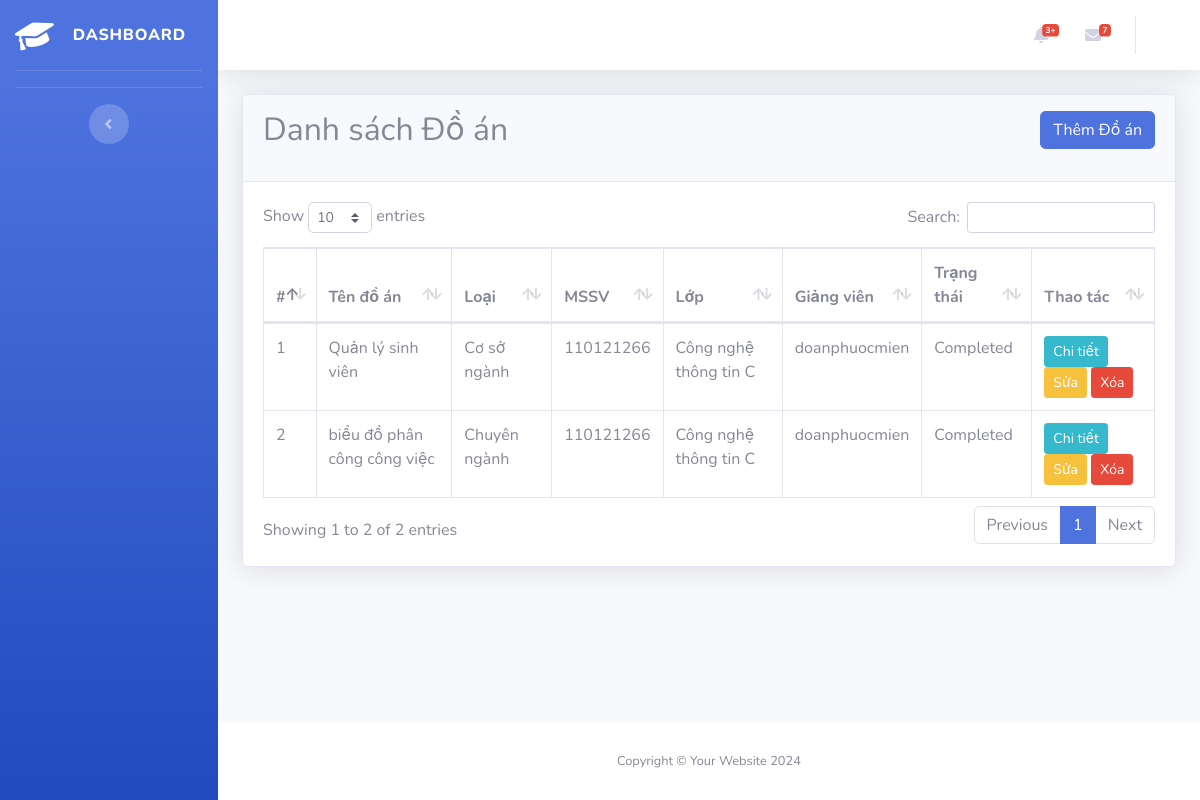
The page /index.php/projects on the database its author committed.
### tables this page shows
CREATE TABLE `projects` (
  `id` int(11) NOT NULL,
  `projectname` varchar(100) NOT NULL,
  `projecttype` varchar(50) NOT NULL,
  `mssv` varchar(20) DEFAULT NULL,
  `totalscore` decimal(5,2) DEFAULT NULL,
  `rating` enum('Excellent','Good','Fair','Poor') DEFAULT NULL,
  `teacherid` int(11) DEFAULT NULL,
  `status` enum('completed','notcompleted') NOT NULL DEFAULT 'notcompleted',
  `timestamp` timestamp NOT NULL DEFAULT current_timestamp()
);

CREATE TABLE `classrooms` (
  `id` int(11) NOT NULL,
  `classname` varchar(50) NOT NULL,
  `classid` varchar(20) NOT NULL,
  `courseyear` year(4) NOT NULL
);

CREATE TABLE `teachers` (
  `id` int(11) NOT NULL,
  `accountid` int(11) DEFAULT NULL,
  `fullname` varchar(100) NOT NULL,
  `qualification` enum('Master','PhD') NOT NULL,
  `teacher_code` varchar(20) NOT NULL,
  `timestamp` timestamp NOT NULL DEFAULT current_timestamp()
);

### application/controllers/Projects.php (called while the page is built, shortened)
<?php
class Projects extends MY_Controller
{
	public function __construct()
	{
		$this->load->model('Project_model');
		$this->load->model('Teacher_model');
		$this->load->model('Classroom_model');
		$this->load->model('Info_model');
		$this->load->library('form_validation');
	}
	public function index()
	{
		$data['title'] = 'Danh sách đồ án';
		$data['view'] = 'projects/index';
		$data['projects'] = $this->Project_model->get_all();
		$this->load->view('layouts/main', $data);
	}
}

### index.php (called while the page is built, shortened)
<?php
require_once BASEPATH.'core/CodeIgniter.php';

### application/models/Project_model.php (called while the page is built, shortened)
<?php
class Project_model extends CI_Model
{
	public function get_all()
	{
		$this->db->select('projects.*, teachers.fullname as teacher_name, infos.fullname as student_name, classrooms.classname');
		$this->db->from('projects');
		$this->db->join('teachers', 'teachers.id = projects.teacherid', 'left');
		$this->db->join('infos', 'infos.mssv = projects.mssv', 'left');
		$this->db->join('classrooms', 'classrooms.classid = infos.classid', 'left');
		return $this->db->get()->result_array();
	}
}

### application/views/projects/index.php (the view, shortened to what this page needs)
<div class="card shadow mb-4">
	<div class="card-header py-3 d-flex justify-content-between">
		<h2 class="text-center">Danh sách Đồ án</h2>
		<a href="<?= base_url('projects/add') ?>" class="btn btn-primary mb-3">Thêm Đồ án</a>
	</div>
	<div class="card-body">
		<div class="table-responsive">
			<table class="table table-bordered" id="dataTable" width="100%" cellspacing="0">
				<thead>
					<tr>
						<th>#</th>
						<th>Tên đồ án</th>
						<th>Loại</th>
						<th>MSSV</th>
						<th>Lớp</th>
						<th>Giảng viên</th>
						<th>Trạng thái</th>
						<th>Thao tác</th>
					</tr>
				</thead>
				<tbody>
					<?php foreach ($projects as $index => $project): ?>
						<tr>
							<td><?= $index + 1 ?></td>
							<td><?= $project['projectname'] ?></td>
							<td><?= $project['projecttype'] === 'base' ? 'Cơ sở ngành' : 'Chuyên ngành' ?></td>
							<td><?= $project['mssv'] ?></td>
							<td><?= $project['classname'] ?></td>
							<td><?= $project['teacher_name'] ?></td>
							<td><?= ucfirst($project['status']) ?></td>
							<td>
								<a href="<?= base_url('projects/detail/' . $project['id']) ?>"
									class="btn btn-info btn-sm">Chi tiết</a>
								<a href="<?= base_url('projects/edit/' . $project['id']) ?>"
									class="btn btn-warning btn-sm">Sửa</a>
								<a href="<?= base_url('projects/delete/' . $project['id']) ?>" class="btn btn-danger btn-sm"
									onclick="return confirm('Bạn có chắc chắn muốn xóa không?')">Xóa</a>
							</td>
						</tr>
					<?php endforeach; ?>
				</tbody>
			</table>
		</div>
	</div>
</div>

### application/views/layouts/main.php (shortened to what this page needs)
<!DOCTYPE html>
<html lang="en">
<head>
	<link href="<?= base_url('public/vendor/fontawesome-free/css/all.min.css') ?>" rel="stylesheet" type="text/css">
	<link href="<?= base_url('public/css/sb-admin-2.min.css') ?>" rel="stylesheet">
	<link href="<?= base_url('public/vendor/datatables/dataTables.bootstrap4.min.css') ?>" rel="stylesheet">
</head>
<body id="page-top">
	<div id="wrapper">
		<?php $this->load->view('layouts/sidebar'); ?>
		<div id="content-wrapper" class="d-flex flex-column">
			<div id="content">
				<?php $this->load->view('layouts/navbar'); ?>
				<div class="container-fluid">
					<?php $this->load->view($view); ?>
				</div>
			</div>
			<?php $this->load->view('layouts/footer'); ?>
		</div>
	</div>
</body>
</html>

### application/views/layouts/sidebar.php (shortened to what this page needs)
<ul class="navbar-nav bg-gradient-primary sidebar sidebar-dark accordion" id="accordionSidebar">
    <a class="sidebar-brand d-flex align-items-center justify-content-center" href="<?= base_url('dashboard') ?>">
        <div class="sidebar-brand-icon rotate-n-15">
            <i class="fas fa-graduation-cap"></i>
        </div>
        <div class="sidebar-brand-text mx-3">
            <?= ucfirst($this->session->userdata('role')) ?> Dashboard
        </div>
    </a>
    <hr class="sidebar-divider">
    <hr class="sidebar-divider d-none d-md-block">
    <div class="text-center d-none d-md-inline">
        <button class="rounded-circle border-0" id="sidebarToggle"></button>
    </div>
</ul>

### application/views/layouts/navbar.php (shortened to what this page needs)
<nav class="navbar navbar-expand navbar-light bg-white topbar mb-4 static-top shadow">
	<ul class="navbar-nav ml-auto">
		<li class="nav-item dropdown no-arrow mx-1">
			<a class="nav-link dropdown-toggle" href="#" id="alertsDropdown" role="button" data-toggle="dropdown"
				aria-haspopup="true" aria-expanded="false">
				<i class="fas fa-bell fa-fw"></i>
				<span class="badge badge-danger badge-counter">3+</span>
			</a>
		</li>
		<li class="nav-item dropdown no-arrow mx-1">
			<a class="nav-link dropdown-toggle" href="#" id="messagesDropdown" role="button" data-toggle="dropdown"
				aria-haspopup="true" aria-expanded="false">
				<i class="fas fa-envelope fa-fw"></i>
				<span class="badge badge-danger badge-counter">7</span>
			</a>
		</li>
		<li class="nav-item dropdown no-arrow">
			<a class="nav-link dropdown-toggle" href="#" id="userDropdown" role="button" data-toggle="dropdown"
				aria-haspopup="true" aria-expanded="false">
			</a>
		</li>
	</ul>
</nav>

### application/views/layouts/footer.php
<footer class="sticky-footer bg-white">
	<div class="container my-auto">
		<div class="copyright text-center my-auto">
			<span>Copyright &copy; Your Website <?= date('Y'); ?></span>
		</div>
	</div>
</footer>

### rows shown on the page
projects: projectname "Quản lý sinh viên", projecttype "Cơ sở ngành", mssv "110121266", classrooms.classname "Công nghệ thông tin C", teacherid.fullname "doanphuocmien", status "Completed"
projects: projectname "biểu đồ phân công công việc", projecttype "Chuyên ngành", mssv "110121266", classrooms.classname "Công nghệ thông tin C", teacherid.fullname "doanphuocmien", status "Completed"
